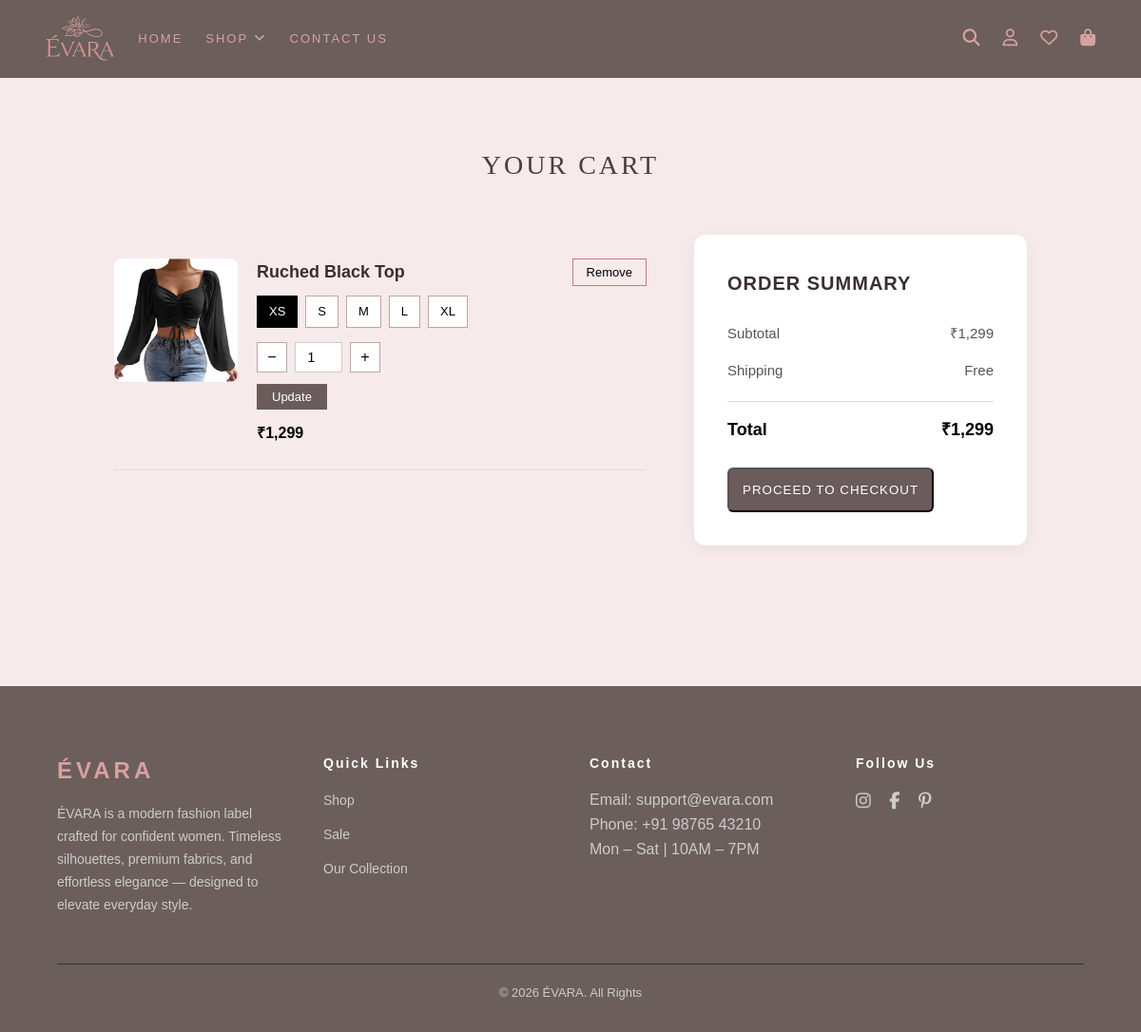
Page /cart (signed in) on the earlier database version.
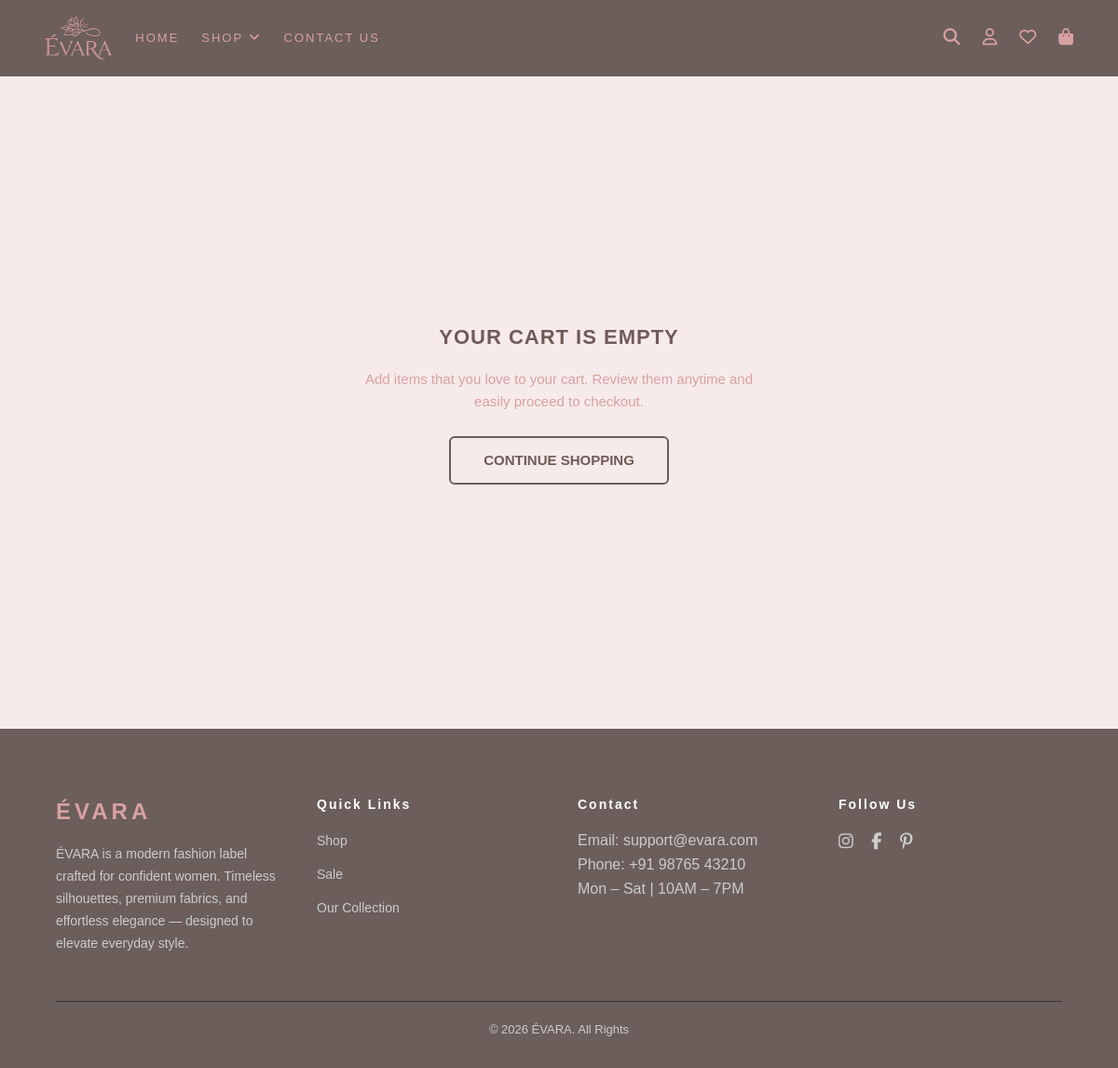
Same page on the later database version.
### tables this page shows
CREATE TABLE cart( id INTEGER PRIMARY KEY AUTOINCREMENT, quantity INTEGER NOT NULL DEFAULT 1, created_at DATETIME DEFAULT CURRENT_TIMESTAMP, user_id INTEGER, product_id INTEGER, size TEXT NOT NULL DEFAULT 'XS', FOREIGN KEY(user_id) REFERENCES "user"(id), FOREIGN KEY(product_id) REFERENCES products(id));

CREATE TABLE product_images (id integer primary key  autoincrement, product_id integer, image_url text not null, type TEXT, foreign key(product_id) references products(id));

CREATE TABLE products ( id INTEGER PRIMARY KEY AUTOINCREMENT, name TEXT NOT NULL, description TEXT, price NUMERIC NOT NULL, sale_price NUMERIC, category_id INTEGER, stock INTEGER, is_featured BOOLEAN, created_at DATETIME DEFAULT CURRENT_TIMESTAMP, FOREIGN KEY(category_id) REFERENCES categories(id));

### app.py (the view)
@app.route("/cart")
def cart():
    if 'user_id' not in session:
        return redirect(url_for('login'))
    with get_db_connection() as conn:
        products = conn.execute("SELECT cart.id as cart_id, p.id as product_id, p.name, COALESCE(p.sale_price, p.price) AS final_price, pi.image_url, cart.quantity, cart.size FROM cart JOIN products AS p ON p.id = cart.product_id JOIN product_images AS pi ON pi.product_id = p.id WHERE pi.type = 'f' AND cart.user_id = ? ORDER BY cart.id DESC", (session['user_id'],)).fetchall()
        subtotal = sum(item['final_price'] * item['quantity'] for item in products)
    return render_template(
        "cart.html", products=products, subtotal=subtotal)

### app.py (called while the page is built)
def get_db_connection():
    conn = sqlite3.connect("app.db")
    conn.row_factory = sqlite3.Row
    return conn

### helpers.py (called while the page is built)
def rs(value):
    return f"₹{value:,}"

### templates/cart.html (shortened to what this page needs)
{% extends "layout.html" %}
{% block content %}
{% if not products %}
<div class="cart-empty-wrapper">
    <div class="wishlist-empty">
        <h2>YOUR CART IS EMPTY</h2>
        <p>
            Add items that you love to your cart.
            Review them anytime and easily proceed to checkout.
        </p>
        <a href="{{ url_for('shop') }}" class="wishlist-btn-main">
            CONTINUE SHOPPING
        </a>
    </div>
</div>
{% else %}
<div class="cart-page">
    <h1 class="cart-title">YOUR CART</h1>
    <div class="cart-layout">
        <div class="cart-items" >
            {% for item in products %}
                <div class="cart-card" data-link="{{ url_for('product_detail', id=item['product_id']) }}">
                    <img src="{{ url_for('static', filename=item['image_url']) }}">
                    <div class="cart-info">
                        <h3>{{ item['name'] }}</h3>
                        <form action="{{ url_for('update_cart', cart_id=item['cart_id']) }}"
                            method="POST"
                            class="update-form">
                            <div class="size-wrapper">
                                {% for size in ["XS","S","M","L","XL"] %}
                                <label class="size-box">
                                    <span>{{ size }}</span>
                                </label>
                                {% endfor %}
                            </div>
                            <div class="qty-wrapper">
                                <button type="button" class="qty-btn minus">−</button>
                                <input type="number"
                                    name="quantity"
                                    value="{{ item['quantity'] }}"
                                    min="1"
                                    class="qty-input">
                                <button type="button" class="qty-btn plus">+</button>
                            </div>
                            <button type="submit" class="update-btn">
                                Update
                            </button>
                        </form>
                        <p class="cart-total">
                            {{ rs(item['final_price'] * item['quantity']) }}
                        </p>
                    </div>
                    <form action="{{ url_for('remove_from_cart', cart_id=item['cart_id']) }}"
                        method="POST">
                        <button type="submit" class="remove-btn">
                            Remove
                        </button>
                    </form>
                </div>
            {% endfor %}
        </div>
        <div class="cart-summary">
            <h2>ORDER SUMMARY</h2>
            <div class="summary-row">
                <span>Subtotal</span>
                <span>{{ rs(subtotal) }}</span>
            </div>
            <div class="summary-row">
                <span>Shipping</span>
                <span>Free</span>
            </div>
            <div class="summary-total">
                <span>Total</span>
                <span>{{ rs(subtotal) }}</span>
            </div>
            <form action="{{ url_for('checkout') }}" method="GET">
                <button class="checkout-btn">
                    PROCEED TO CHECKOUT
                </button>
            </form>
        </div>
    </div>
</div>
{% endif %}
{% endblock %}

Differences in the rows shown:
removed cart: image_url (picture), name "Ruched Black Top", size "XS" "S" "M" "L" "XL", quantity "1", rs(item['final_price']*item['quantity']) "₹1,299"
Other differences:
{{ rs(subtotal) }}: "₹1,299" → (not shown)
text no longer shown: "YOUR CART ORDER SUMMARY Subtotal Shipping Free Total PROCEED TO CHECKOUT"
text now shown: "YOUR CART IS EMPTY Add items that you love to your cart. Review them anytime and easily proceed to checkout. CONTINUE SHOPPING"
